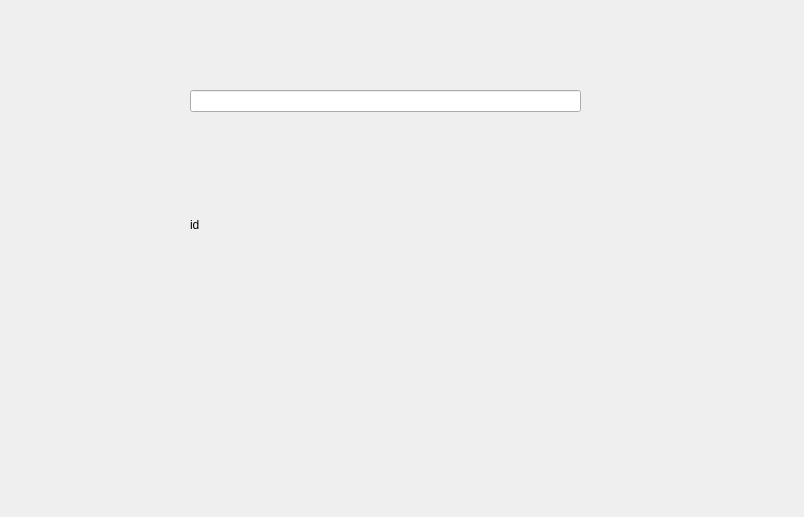
<?xml version="1.0" encoding="UTF-8"?>
<ui version="4.0">
 <class>stats</class>
 <widget class="QDialog" name="stats">
  <property name="geometry">
   <rect>
    <x>0</x>
    <y>0</y>
    <width>804</width>
    <height>517</height>
   </rect>
  </property>
  <property name="windowTitle">
   <string>Dialog</string>
  </property>
  <widget class="QWidget" name="verticalLayoutWidget">
   <property name="geometry">
    <rect>
     <x>190</x>
     <y>90</y>
     <width>391</width>
     <height>241</height>
    </rect>
   </property>
   <layout class="QVBoxLayout" name="verticalLayout">
    <item>
     <widget class="QLineEdit" name="id"/>
    </item>
    <item>
     <widget class="QLabel" name="label">
      <property name="text">
       <string>id </string>
      </property>
     </widget>
    </item>
   </layout>
  </widget>
 </widget>
 <resources/>
 <connections/>
</ui>
